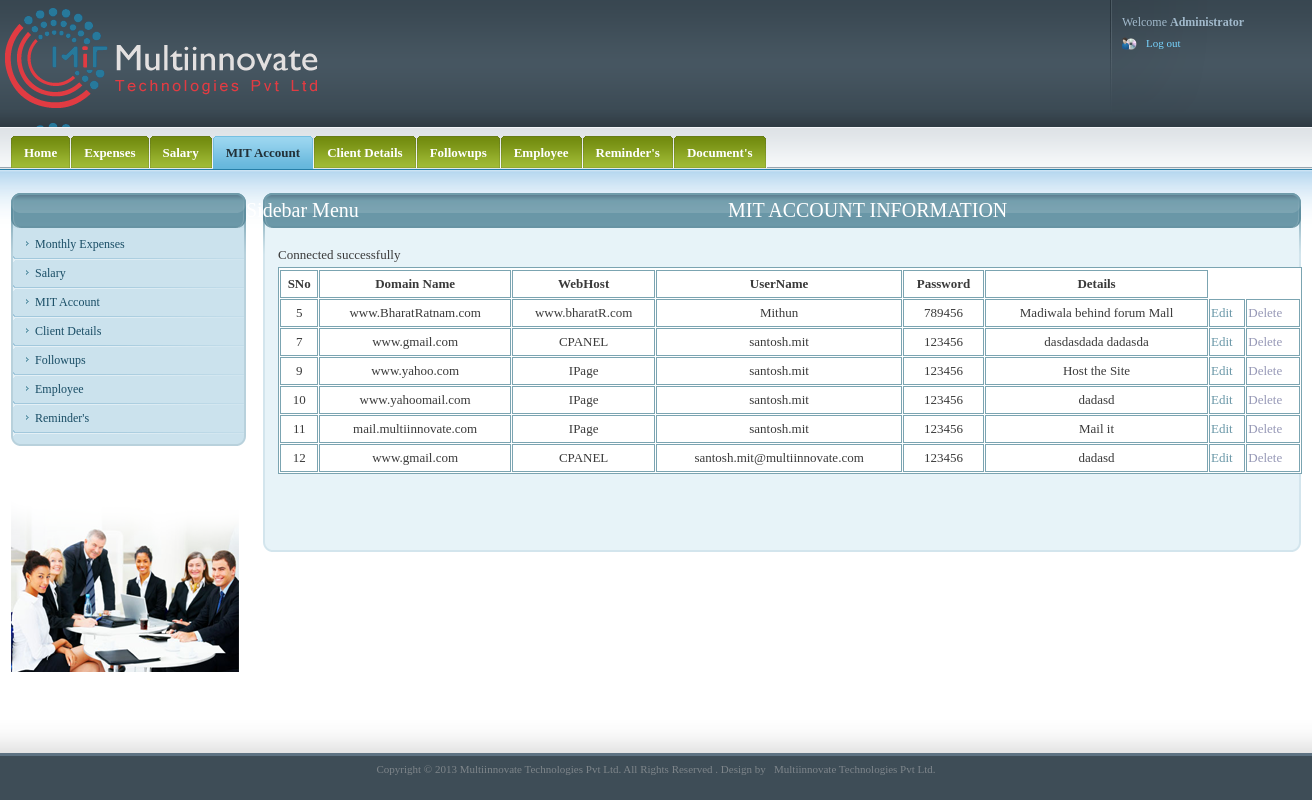
/passedit.php, run on the app's committed database.
### tables this page shows
CREATE TABLE IF NOT EXISTS `mitpassword` (
  `id` int(10) NOT NULL AUTO_INCREMENT,
  `domainname` varchar(100) NOT NULL,
  `webhost` varchar(200) NOT NULL,
  `username` varchar(100) NOT NULL,
  `password` varchar(100) NOT NULL,
  `details` varchar(5000) NOT NULL,
  PRIMARY KEY (`id`)
);

### passedit.php (the view, shortened to what this page needs)
<!DOCTYPE html PUBLIC "-//W3C//DTD XHTML 1.0 Strict//EN" "http://www.w3.org/TR/xhtml1/DTD/xhtml1-strict.dtd">
<html xmlns="http://www.w3.org/1999/xhtml">
<head>
<link media="screen" rel="stylesheet" type="text/css" href="css/admin.css"  />
 <link rel="stylesheet" href="http://code.jquery.com/ui/1.10.2/themes/smoothness/jquery-ui.css" />
  <link rel="stylesheet" href="/resources/demos/style.css" />
</head>
<body>
	<div id="wrapper">
		<div id="head">
			<div id="logo_user_details">
				<h1 id="logo"><a href="#">websitename Administration Panel</a></h1>
				<div id="user_details">
					<ul id="user_details_menu">
						<li>Welcome <strong>Administrator</strong></li>
						<li>
							<ul id="user_access">
							<li class="last"><a href="index.php">Log out</a></li>
							</ul>
						</li>
					</ul>
				</div>
			</div>
			<div id="menus_wrapper">
			  <div id="main_menu">
					<ul>
								<li><a href="home.php"><span><span>Home</span></span></a></li>
		                        <li><a href="monthlyview.php"><span><span>Expenses</span></span></a></li>
        	                  	<li><a href="salaryview.php"><span><span>Salary</span></span></a></li>
								<li><a href="passview.php" class="selected"><span><span>MIT Account</span></span></a></li>
								<li><a href="clientview.php"><span><span>Client Details</span></span></a></li>
								<li><a href="followupview.php"><span><span>Followups</span></span></a></li>
                        		<li><a href="AddEmployeeView.php"><span><span>Employee</span></span></a></li>
								<li><a href="reminders.php"><span><span>Reminder's</span></span></a></li>
                         		<li><a href="Documents.php"><span><span>Document's</span></span></a></li>
					</ul>
				</div>
			</div>
		</div>
  <div id="content">
			<div id="page">
				<div class="inner">
					<div class="section">
						<div class="title_wrapper">
							<h2 style="margin-left:450px;">MIT ACCOUNT INFORMATION</h2>
							<span class="title_wrapper_left"></span>
							<span class="title_wrapper_right"></span>
						</div>
				  <div class="section_content">
							<div class="sct">
								<div class="sct_left">
									<div class="sct_right">
										<div class="sct_left">
											<div class="sct_right">
												<form action="mitpass.php" method="post" class="search_form general_form">
													<fieldset>
														<div class="forms">
<?php
include "includes/db_con.php";
$query = "SELECT *FROM mitpassword";
$result= mysql_query($query);
if(mysql_num_rows($result)>0)
	{
echo"<table id='table_struct' border='1' bordercolor='7BA4B1' cellspacing='1' cellpadding='1' bgcolor='#FFFFFF' width='1024px' ><tr class='tr_class'>
<tr>
<th align='center'>SNo</th>
<th align='center'>Domain Name</th>
<th align='center'>WebHost</th>
<th align='center'>UserName</th>
<th align='center'>Password</th>
<th align='center'>Details</th>
</tr>";
while($row = mysql_fetch_array($result))
  {
  echo "<tr>";
  echo "<td align='center'>" . $row['id'] . "</td>";
  echo "<td align='center'>" . $row['domainname'] . "</td>";
  echo "<td align='center'>" . $row['webhost'] . "</td>";
  echo "<td align='center'>" . $row['username'] . "</td>";
  echo "<td align='center'>" . $row['password'] . "</td>";
  echo "<td align='center'>" . $row['details'] . "</td>";
  echo "<td><a href='passeditcon.php?id=".$row['id']."'>Edit</a></td>";
  $id=$row['id'];
  echo "<td style='cursor:pointer;color:#9698b6'><a onclick='var con = confirm(\"R u sure?\"); if(con){window.location=\"deletecontent.php?id=$id\"}'>Delete</a></td>";
  echo "</tr>";
  }
echo "</table>";
}
else
echo "No Records Found";
?>
?><br/><br/>
														<div class="row">
														</div>
														</div>
													</fieldset>
									        </form>
											</div>
										</div>
									</div>
								</div>
							</div>
							<span class="scb"><span class="scb_left"></span><span class="scb_right"></span></span>
						</div>
					</div>
				</div>
			</div>
			<div id="sidebar">
				<div class="inner">
					<div class="section">
						<div class="title_wrapper">
							<h2>Sidebar Menu</h2>
							<span class="title_wrapper_left"></span>
							<span class="title_wrapper_right"></span>
						</div>
				  <div class="section_content">
							<div class="sct">
								<div class="sct_left">
									<div class="sct_right">
										<div class="sct_left">
											<div class="sct_right">
												<ul class="sidebar_menu">
                        <li><a href="monthlyview.php"><span><span>Monthly Expenses</span></span></a></li>
                          <li><a href="salaryview.php"><span><span>Salary</span></span></a></li>
						<li><a href="passview.php" class="selected"><span><span>MIT Account</span></span></a></li>
						<li><a href="clientview.php"><span><span>Client Details</span></span></a></li>
						<li><a href="followupview.php"><span><span>Followups</span></span></a></li>
                        	<li><a href="AddEmployeeView.php"><span><span>Employee</span></span></a></li>
						<li><a href="reminders.php"><span><span>Reminder's</span></span></a></li>
                                                   </ul>
											</div>
										</div>
									</div>
								</div>
							</div>
							<span class="scb"><span class="scb_left"></span><span class="scb_right"></span></span>
						</div>
					</div>
					<div class="section_content">
							<img src="images/chitfundside.png"/>
						</div>
				</div>
			</div>
		</div>
	</div>
	<div id="footer">
		<div id="footer_inner">
		<center><p> Copyright &copy; 2013  Multiinnovate Technologies Pvt Ltd. All Rights Reserved . Design by &nbsp; <a href="http://www.multiinnovate.com" title="Multiinnovate Technologies"
target="_blank">Multiinnovate Technologies Pvt Ltd.</a></p></center>
		</div>
	</div>
</body>
</html>

### css/style.css (style rules this page uses)
.title_wrapper h2 { margin-left:220px; }

### css/forms.css (style rules this page uses)
.general_form, .general_form fieldset { margin: 0; padding: 0; border: 0; }
.general_form fieldset { width: 100%; overflow: hidden; padding: 0; position: relative; top: 0; left: 0; }
.forms { float: left; width: 620px; }
.general_form { font-size: 13px; line-height: 24px; }
.general_form .row { width: 1000px; overflow: hidden; padding: 0px 0px 15px; float: left; }
.general_form .forms { width: 80%; }

### data on the page
mitpassword: id "5", domainname "www.BharatRatnam.com", webhost "www.bharatR.com", username "Mithun", password "789456", details "Madiwala behind forum Mall"
mitpassword: id "7", domainname "www.gmail.com", webhost "CPANEL", username "santosh.mit", password "123456", details "dasdasdada dadasda"
mitpassword: id "9", domainname "www.yahoo.com", webhost "IPage", username "santosh.mit", password "123456", details "Host the Site"
mitpassword: id "10", domainname "www.yahoomail.com", webhost "IPage", username "santosh.mit", password "123456", details "dadasd"
mitpassword: id "11", domainname "mail.multiinnovate.com", webhost "IPage", username "santosh.mit", password "123456", details "Mail it"
mitpassword: id "12", domainname "www.gmail.com", webhost "CPANEL", username "santosh.mit@multiinnovate.com", password "123456", details "dadasd"
